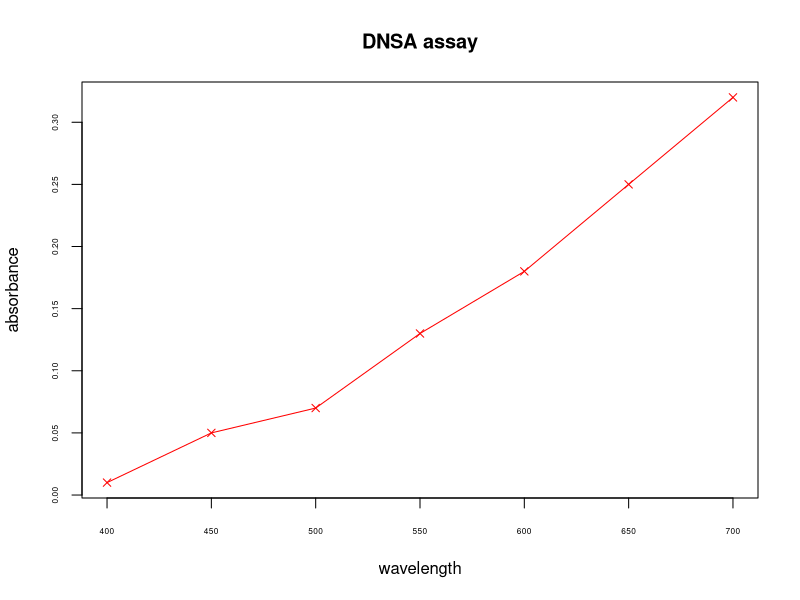
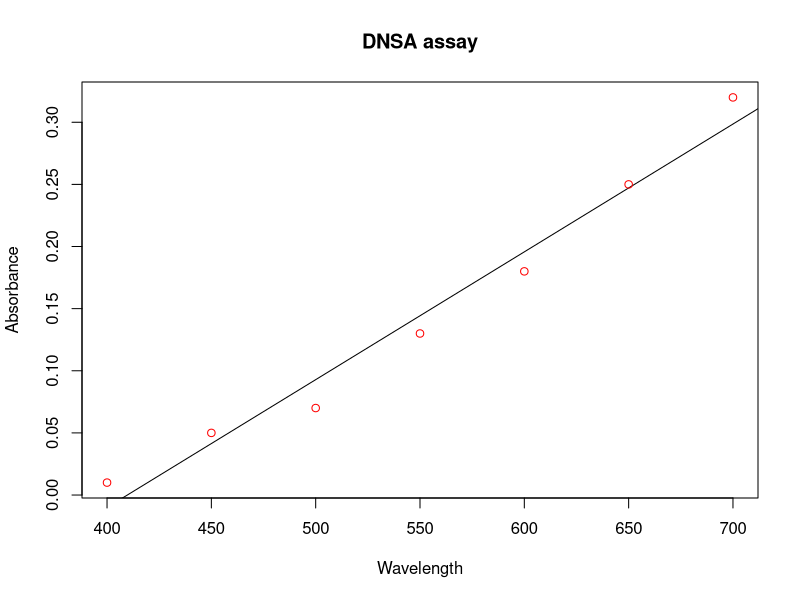
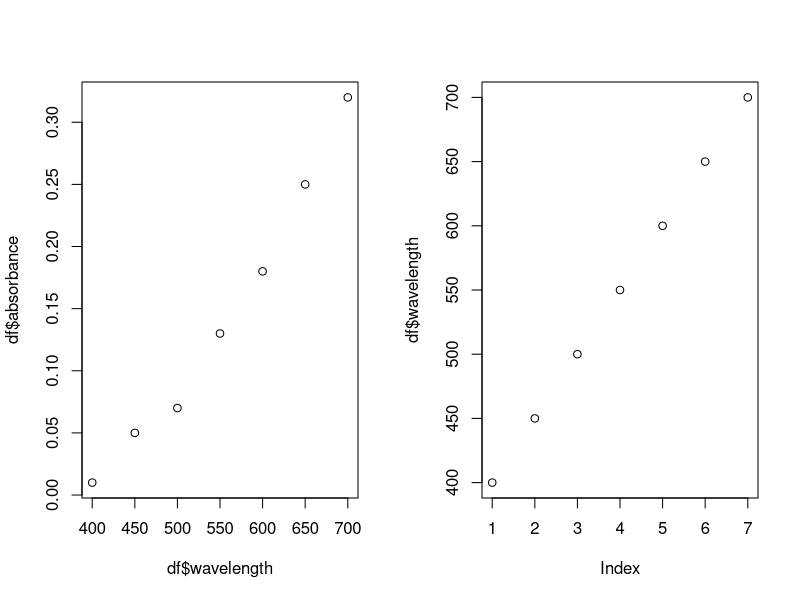

These charts were generated, in order, by the following R code:

wavelength <- c(400, 450, 500, 550, 600, 650, 700)
absorbance <- c(0.01, 0.05, 0.07, 0.13, 0.18, 0.25, 0.32)
df <- data.frame(wavelength, absorbance)
df
df[3,2]
df[c(3,5), c("wavelength", "absorbance")]

df$wavelength

corrected_reading <- c(0.02, 0.06, 0.12, 0.18, 0.24, 0.30, 0.35)
cbind(df, corrected_reading)
new <- data.frame(wavelength = 750, absorbance = 0.35)
rbind(df, new)

plot(df$wavelength, df$absorbance, 
     xlab = "wavelength",
     ylab = "absorbance",
     main = "DNSA assay",
     type = "o",
     col = "red",
     cex.axis = 0.5,
     lty = 1,
     pch = 4)


plot(df$wavelength, df$absorbance,
     xlab = "Wavelength",
     ylab = "Absorbance",
     main = "DNSA assay",
     col = "Red",
     lty = 1,
     pch = 1,
     abline(lm(formula = absorbance~wavelength)))

par(mfrow = c(1,2))
plot(df$wavelength, df$absorbance)
plot(df$wavelength)